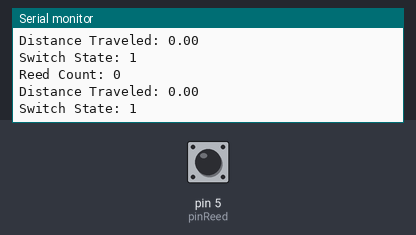
Bench run of a sketch on a simulated Arduino Uno, built with avr-gcc and run on an emulated ATmega328P. Shown: the last lines printed to the serial monitor. The inputs (shaded band) are chosen by the test bench; at power-on: pin 5 (pinReed) HIGH.

Above: at 1.2 s.
1.3 s: pin 5 (pinReed) driven LOW
At 2.3 s:
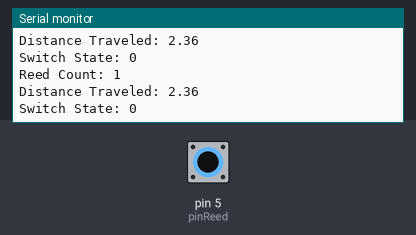
2.8 s: pin 5 (pinReed) driven HIGH
5.8 s: pin 5 (pinReed) driven LOW
At 6.9 s:
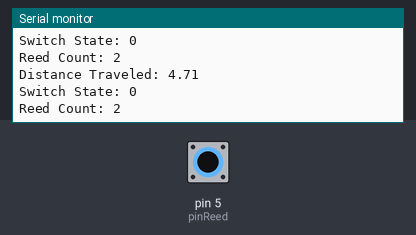
8.8 s: pin 5 (pinReed) driven HIGH
11.8 s: pin 5 (pinReed) driven LOW
14.8 s: pin 5 (pinReed) pulsed HIGH 2 times (0.12 s each, 0.3 s apart)
Timing chart, 0 to 17.8 s (numbered marks = the images above; inputs shaded):
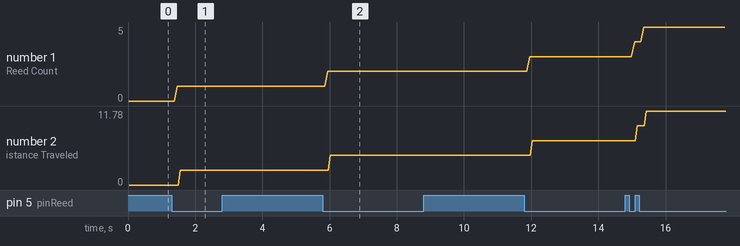

Measured:
- after the input at 1.3 s, the serial monitor: prints a new line after 0.12 s (image 1)
- after the input at 5.8 s, the serial monitor: prints a new line after 0.15 s (image 2)
- plotted number 1: 1 → 2 after the input at 5.8 s, 2 → 3 after the input at 11.8 s, 3 → 5 after the input at 14.8 s
- plotted number 2: 0 → 2.36 after the input at 1.3 s, 2.36 → 4.71 after the input at 5.8 s, 4.71 → 7.07 after the input at 11.8 s, 7.07 → 11.78 after the input at 14.8 s

The sketch:

Reed_switch.ino
```cpp
  #define pinReed 5

  int reedCount = 0;
  int preState = 0;
  float distanceTraveled = 0;
  float trackLength = 90;    // Length of track in inches
  float radius = 1.5;        // Radius of wheel in inches
  int switchState = 0;       // Use an int because digitalRead returns HIGH or LOW

void setup() {
  pinMode(pinReed, INPUT_PULLUP);
  Serial.begin(9600);
}

void loop() {
            // Compute distance traveled (verify if the factor is correct for your sensor)
    distanceTraveled = reedCount * radius * 3.14159265 / 2;

             // Read the current state of the reed sensor
    switchState = digitalRead(pinReed);
    Serial.print("Switch State: ");
    Serial.println(switchState);

             // Count the reed transitions (from HIGH to LOW)
  if (switchState == 0 && preState == 0) {
      reedCount++;
      preState = 1;
      delay(100);  // Basic debouncing delay
  }

          // Reset the previous state when the switch goes HIGH
  if (switchState == 1 && preState == 1) {
      preState = 0;
      Serial.println("Reed switch released");
      delay(100);
  }


  Serial.print("Reed Count: ");
  Serial.println(reedCount);
  Serial.print("Distance Traveled: ");
  Serial.println(distanceTraveled);


        // Halt program execution.
  if (distanceTraveled >= trackLength) {
       Serial.println("Reached end of track. Stopping.");
       while (1) {}
  }

}
```
